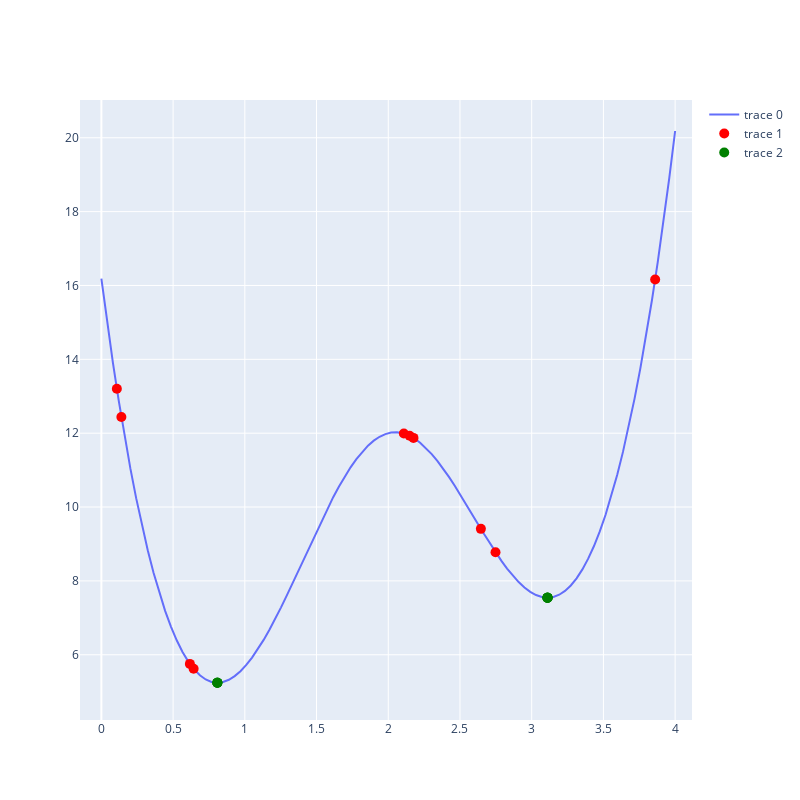

Notebook code cell kept with this figure:
### Code cell
res = [minimize(b, x0, method='BFGS') for x0 in guesses]

# plot the results
fig.add_trace(go.Scatter(x=[r.x[0] for r in res], y=[r.fun for r in res], mode='markers', marker=dict(size=10, color='green')))
fig.show()
